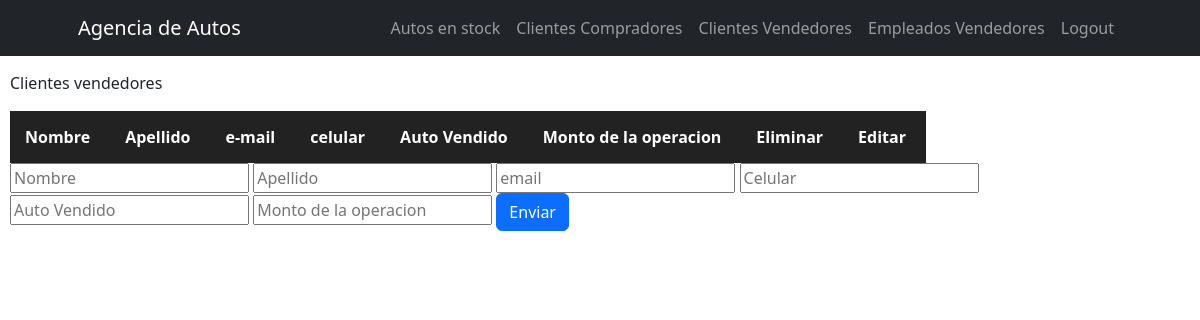
The page /setClientesVendedores/ (signed in) on the database as committed earlier.
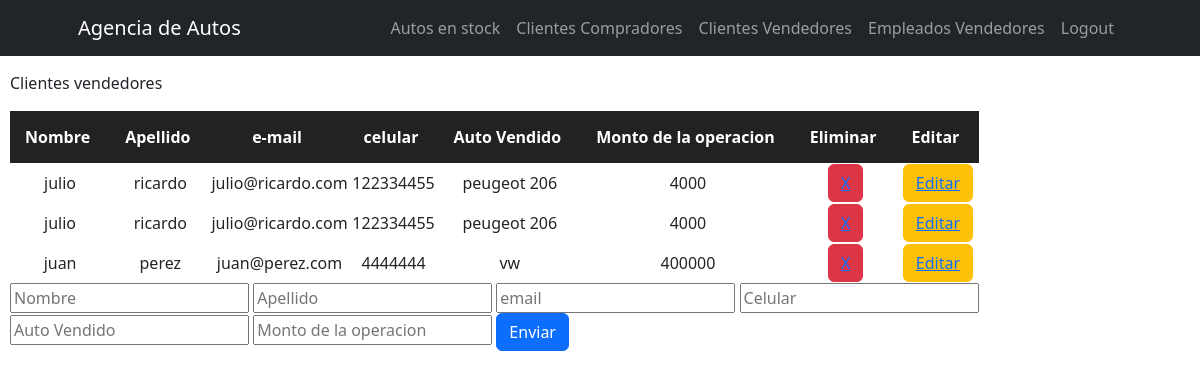
The same page on the database as committed later.
### AgenciApp/models.py (models this page shows, shortened)
class clientesVendedores(models.Model):
    nombre = models.CharField(max_length=40)
    apellido = models.CharField(max_length=40)
    email = models.EmailField()
    celular = models.IntegerField()
    autoVendido = models.CharField(max_length=40)
    montoOperacionVent = models.IntegerField()

### AgenciApp/views.py (the view)
# urls.py: path('setClientesVendedores/', setClientesVendedores, name='setClientesVendedores'),
@login_required
def setClientesVendedores(request):
    Clientes = clientesVendedores.objects.all()
    if request.method == 'POST':
        cliente = clientesVendedores(nombre=request.POST["nombre"],apellido=request.POST["apellido"],email=request.POST["email"],celular=request.POST["celular"], autoVendido=request.POST["autoVendido"], montoOperacionVent=request.POST["montoOperacionVent"])
        cliente.save()
        miFormulario = clientesVendFormulario()
        return render(request, "AgenciApp/setClientesVendedores.html", {"miFormulario":miFormulario, "Clientes":Clientes})
    else:
        miFormulario = clientesVendFormulario()
    return render(request, "AgenciApp/setClientesVendedores.html", {"miFormulario":miFormulario, "Clientes":Clientes})

### AgenciApp/forms.py
class clientesVendFormulario(forms.Form):
    nombre = forms.CharField()
    apellido = forms.CharField()
    email = forms.EmailField()
    celular = forms.IntegerField()
    autoVendido = forms.CharField(label='Auto Vendido')
    montoOperacionVent = forms.IntegerField(label='Monto Venta')

### AgenciApp/templates/AgenciApp/setClientesVendedores.html (shortened to what this page needs)
<div>
    {% extends "AgenciApp/clientesVendedores.html" %}
    {% load static %}
    {% block setClientesVendedores %}
    <form action="" method="post"> {% csrf_token %}
        <input placeholder="Nombre" type = "text" name="nombre" required>
        <input placeholder="Apellido" type = "text" name="apellido" required>
        <input placeholder="email" type = "email" name="email" required>
        <input placeholder="Celular" type = "number" name="celular" required>
        <input placeholder="Auto Vendido" type = "text" name="autoVendido" required>
        <input placeholder="Monto de la operacion" type = "number" name="montoOperacionVent" required>
        <input class="btn btn-primary" type="submit" value="Enviar">
    </form>
    {% endblock %}

### AgenciApp/templates/AgenciApp/clientesVendedores.html (shortened to what this page needs)
<div>
    {% extends "AgenciApp/inicio.html" %}
    {% load static %}
        {% block contenidoQueCambia %}
        <p>Clientes vendedores</p>
        <table class="tablaClientesVendedores">
            <tr class="tituloTablaClientesVendedores">
                <th>Nombre</th>
                <th>Apellido</th>
                <th>e-mail</th>
                <th>celular</th>
                <th>Auto Vendido</th>
                <th>Monto de la operacion</th>
                <th>Eliminar</th>
                <th>Editar</th>
            </tr>
                {% for Cliente in Clientes %}
                    <tr>
                        <td>{{Cliente.nombre}}</td>
                        <td>{{Cliente.apellido}}</td>
                        <td>{{Cliente.email}}</td>
                        <td>{{Cliente.celular}}</td>
                        <td>{{Cliente.autoVendido}}</td>
                        <td>{{Cliente.montoOperacionVent}}</td>
                        <td><button class="btn btn-danger btnEliminar"><a href="{% url 'eliminarClienteVendedor' Cliente.email %}">X</a></button></td>
                        <td><button class="btn btn-warning btnEditar"><a href="{% url 'editarClienteVendedor' Cliente.email %}">Editar</a></button></td>
                {% endfor %}
        </table>
        <div class="formSetClientesVendedores">
            {% block setClientesVendedores %}
            {% endblock %}
        </div>
        {% endblock %}

Rows that differ between the two databases and show on the page:
added clientesVendedores: nombre "julio", apellido "ricardo", email "julio@ricardo.com", celular "122334455", autoVendido "peugeot 206", montoOperacionVent "4000"
added clientesVendedores: nombre "julio", apellido "ricardo", email "julio@ricardo.com", celular "122334455", autoVendido "peugeot 206", montoOperacionVent "4000"
added clientesVendedores: nombre "juan", apellido "perez", email "juan@perez.com", celular "4444444", autoVendido "vw", montoOperacionVent "400000"
